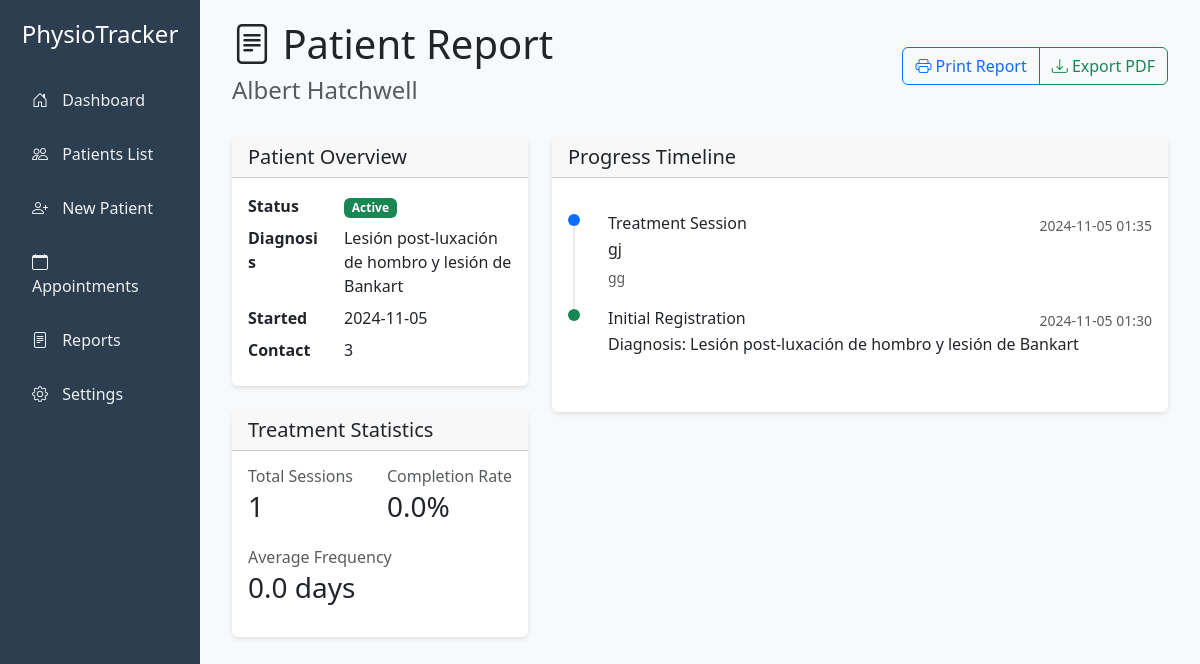
The app's page /patient/1/report, older data.
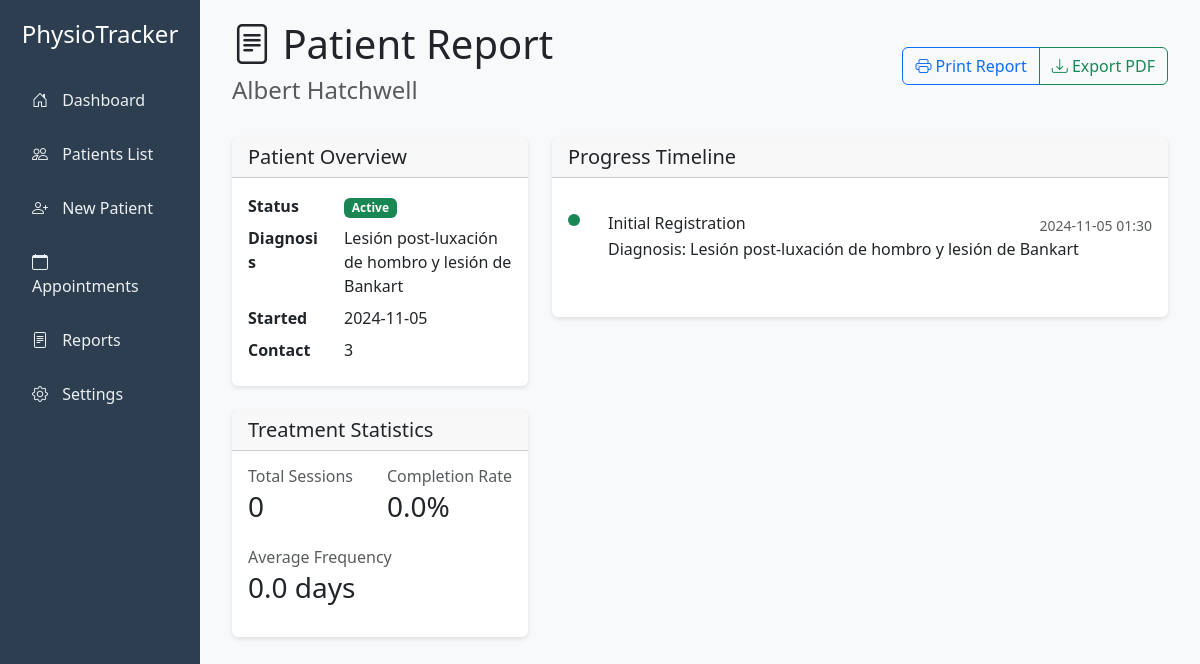
The same page, newer data.
### app/models.py (models this page shows)
class Patient(db.Model):
    id = db.Column(db.Integer, primary_key=True)
    name = db.Column(db.String(100), nullable=False)
    date_of_birth = db.Column(db.Date)
    contact = db.Column(db.String(100))
    diagnosis = db.Column(db.String(200))
    treatment_plan = db.Column(db.Text)
    notes = db.Column(db.Text)
    status = db.Column(db.String(20), default='Active')
    created_at = db.Column(db.DateTime, default=datetime.utcnow)
    treatments = db.relationship('Treatment', backref='patient', lazy=True)

class Treatment(db.Model):
    id = db.Column(db.Integer, primary_key=True)
    patient_id = db.Column(db.Integer, db.ForeignKey('patient.id'), nullable=False)
    date = db.Column(db.DateTime, nullable=False, default=datetime.utcnow)
    description = db.Column(db.Text, nullable=False)
    progress_notes = db.Column(db.Text)
    next_appointment = db.Column(db.DateTime)
    status = db.Column(db.String(20), default='Scheduled')
    created_at = db.Column(db.DateTime, default=datetime.utcnow)
    pain_level = db.Column(db.Integer)
    movement_restriction = db.Column(db.String(50))
    evaluation_data = db.Column(db.JSON)
    trigger_points = db.relationship('TriggerPoint', backref='treatment', lazy=True)

### app/routes.py (the view)
@main.route('/patient/<int:id>/report')
def patient_report(id):
    patient = Patient.query.get_or_404(id)
    total_treatments = len(patient.treatments)
    completed_treatments = len([t for t in patient.treatments if t.status == 'Completed'])
    completion_rate = (completed_treatments / total_treatments * 100) if total_treatments > 0 else 0
    treatment_dates = [t.date for t in patient.treatments]
    if len(treatment_dates) >= 2:
        date_diffs = [(d2 - d1).days for d1, d2 in zip(treatment_dates[:-1], treatment_dates[1:])]
        avg_frequency = sum(date_diffs) / len(date_diffs)
    else:
        avg_frequency = 0
    progress_timeline = []
    progress_timeline.append({
        'date': patient.created_at,
        'event_type': 'registration',
        'event': 'Initial Registration',
        'details': f"Diagnosis: {patient.diagnosis}"
    })
    for treatment in patient.treatments:
        progress_timeline.append({
            'date': treatment.date,
            'event_type': 'treatment',
            'event': 'Treatment Session',
            'details': treatment.description,
            'notes': treatment.progress_notes
        })
    progress_timeline.sort(key=lambda x: x['date'], reverse=True)
    return render_template('patient_report.html',
                           patient=patient,
                           total_treatments=total_treatments,
                           completion_rate=completion_rate,
                           avg_frequency=avg_frequency,
                           progress_timeline=progress_timeline)

### app/templates/patient_report.html (shortened to what this page needs)
{% extends "base.html" %}
{% block content %}
<div class="container-fluid">
    <div class="d-flex justify-content-between align-items-center mb-4">
        <div>
            <h1><i class="bi bi-file-text"></i> Patient Report</h1>
            <h4 class="text-muted">{{ patient.name }}</h4>
        </div>
        <div class="btn-group">
            <button class="btn btn-outline-primary" onclick="window.print()">
                <i class="bi bi-printer"></i> Print Report
            </button>
            <button class="btn btn-outline-success" onclick="exportReport()">
                <i class="bi bi-download"></i> Export PDF
            </button>
        </div>
    </div>
    <div class="row">
        <div class="col-md-4">
            <div class="card mb-4">
                <div class="card-header">
                    <h5 class="card-title mb-0">Patient Overview</h5>
                </div>
                <div class="card-body">
                    <dl class="row mb-0">
                        <dt class="col-sm-4">Status</dt>
                        <dd class="col-sm-8">
                            <span class="badge bg-{{ 'success' if patient.status == 'Active' else 'secondary' }}">
                                {{ patient.status }}
                            </span>
                        </dd>
                        <dt class="col-sm-4">Diagnosis</dt>
                        <dd class="col-sm-8">{{ patient.diagnosis }}</dd>
                        <dt class="col-sm-4">Started</dt>
                        <dd class="col-sm-8">{{ patient.created_at.strftime('%Y-%m-%d') }}</dd>
                        <dt class="col-sm-4">Contact</dt>
                        <dd class="col-sm-8">{{ patient.contact }}</dd>
                    </dl>
                </div>
            </div>
            <div class="card mb-4">
                <div class="card-header">
                    <h5 class="card-title mb-0">Treatment Statistics</h5>
                </div>
                <div class="card-body">
                    <div class="d-flex justify-content-between mb-3">
                        <div>
                            <h6 class="text-muted mb-1">Total Sessions</h6>
                            <h3>{{ total_treatments }}</h3>
                        </div>
                        <div>
                            <h6 class="text-muted mb-1">Completion Rate</h6>
                            <h3>{{ "%.1f"|format(completion_rate) }}%</h3>
                        </div>
                    </div>
                    <div class="mb-3">
                        <h6 class="text-muted mb-1">Average Frequency</h6>
                        <h3>{{ "%.1f"|format(avg_frequency) }} days</h3>
                    </div>
                </div>
            </div>
        </div>
        <div class="col-md-8">
            <div class="card">
                <div class="card-header">
                    <h5 class="card-title mb-0">Progress Timeline</h5>
                </div>
                <div class="card-body">
                    <div class="timeline">
                        {% for event in progress_timeline %}
                        <div class="timeline-item">
                            <div class="timeline-marker {% if event.event_type == 'treatment' %}bg-primary
                                                      {% elif event.event_type == 'note' %}bg-info
                                                      {% else %}bg-success{% endif %}">
                            </div>
                            <div class="timeline-content">
                                <div class="d-flex justify-content-between align-items-center">
                                    <h6 class="mb-1">{{ event.event }}</h6>
                                    <small class="text-muted">{{ event.date.strftime('%Y-%m-%d %H:%M') }}</small>
                                </div>
                                <p class="mb-0">{{ event.details }}</p>
                                {% if event.notes %}
                                <p class="text-muted mt-1"><small>{{ event.notes }}</small></p>
                                {% endif %}
                            </div>
                        </div>
                        {% endfor %}
                    </div>
                </div>
            </div>
        </div>
    </div>
</div>
{% endblock %}

### app/templates/base.html (shortened to what this page needs)
<!DOCTYPE html>
<html lang="en">
<head>
    <link href="https://cdn.jsdelivr.net/npm/bootstrap@5.3.0/dist/css/bootstrap.min.css" rel="stylesheet">
    <link rel="stylesheet" href="https://cdn.jsdelivr.net/npm/bootstrap-icons@1.7.2/font/bootstrap-icons.css">
</head>
<body>
    <div class="container-fluid">
        <div class="row">
            <nav class="col-md-2 d-none d-md-block sidebar">
                <div class="position-sticky">
                    <div class="text-center mb-4">
                        <h4 class="text-white">PhysioTracker</h4>
                    </div>
                    <ul class="nav flex-column">
                        <li class="nav-item">
                            <a class="nav-link" href="{{ url_for('main.index') }}">
                                <i class="bi bi-house-door"></i> Dashboard
                            </a>
                        </li>
                        <li class="nav-item">
                            <a class="nav-link" href="{{ url_for('main.patients_list') }}">
                                <i class="bi bi-people"></i> Patients List
                            </a>
                        </li>
                        <li class="nav-item">
                            <a class="nav-link" href="{{ url_for('main.new_patient') }}">
                                <i class="bi bi-person-plus"></i> New Patient
                            </a>
                        </li>
                        <li class="nav-item">
                            <a class="nav-link" href="{{ url_for('main.appointments') }}">
                                <i class="bi bi-calendar"></i> Appointments
                            </a>
                        </li>
                        <li class="nav-item">
                            <a class="nav-link" href="{{ url_for('main.reports') }}">
                                <i class="bi bi-file-text"></i> Reports
                            </a>
                        </li>
                        <li class="nav-item">
                            <a class="nav-link" href="#">
                                <i class="bi bi-gear"></i> Settings
                            </a>
                        </li>
                    </ul>
                </div>
            </nav>
            <main class="col-md-10 ms-sm-auto content">
                <div class="alert-container position-fixed top-0 end-0 p-3" style="z-index: 1050">
                </div>
                {% block content %}{% endblock %}
            </main>
        </div>
    </div>
</body>
</html>

### app/templates/base.html (style rules this page uses)
:root { --primary-color: #2c3e50; --secondary-color: #3498db; --accent-color: #e74c3c; }
.sidebar { background-color: var(--primary-color); min-height: 100vh; padding-top: 20px; }
.sidebar .nav-link { color: #ecf0f1; padding: 10px 20px; margin: 5px 0; border-radius: 5px; transition: all 0.3s ease; }
.sidebar .nav-link i { margin-right: 10px; }
.content { padding: 20px; background-color: #f8f9fa; min-height: 100vh; }
.card { border: none; box-shadow: 0 2px 4px rgba(0,0,0,0.1); transition: transform 0.2s; }

### app/templates/patient_report.html (style rules this page uses)
.timeline { position: relative; padding: 20px 0; }
.timeline-item { position: relative; padding-left: 40px; margin-bottom: 20px; }
.timeline-marker { position: absolute; left: 0; top: 0; width: 12px; height: 12px; border-radius: 50%; background-color: #3498db; }
.timeline-item::before { content: ''; position: absolute; left: 5px; top: 12px; bottom: -20px; width: 2px; background-color: #e9ecef; }
.timeline-item:last-child::before { display: none; }

Row changes from the older to the newer data that the page shows:
removed Treatment: event "Treatment Session", date "2024-11-05 01:35", details "gj", notes "gg"
Text that changed along with them:
{{ total_treatments }}: "1" → "0"
